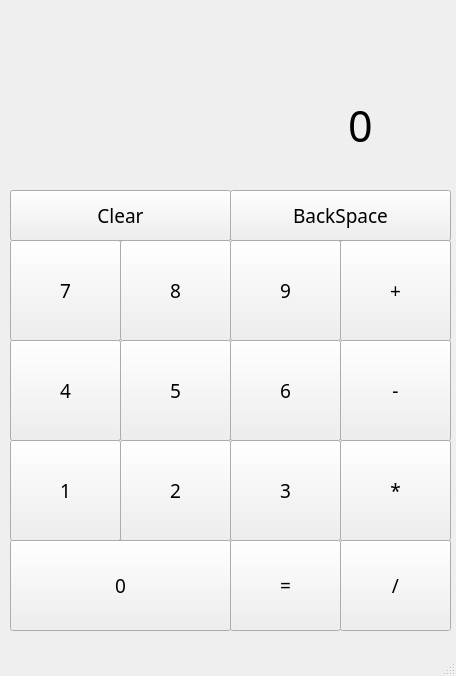
<?xml version="1.0" encoding="UTF-8"?>
<ui version="4.0">
 <class>MainWindow</class>
 <widget class="QMainWindow" name="MainWindow">
  <property name="geometry">
   <rect>
    <x>0</x>
    <y>0</y>
    <width>456</width>
    <height>676</height>
   </rect>
  </property>
  <property name="windowTitle">
   <string>MainWindow</string>
  </property>
  <widget class="QWidget" name="centralwidget">
   <widget class="QPushButton" name="button7">
    <property name="geometry">
     <rect>
      <x>10</x>
      <y>240</y>
      <width>111</width>
      <height>101</height>
     </rect>
    </property>
    <property name="font">
     <font>
      <family>Poppins</family>
      <pointsize>14</pointsize>
     </font>
    </property>
    <property name="text">
     <string>7</string>
    </property>
   </widget>
   <widget class="QPushButton" name="button4">
    <property name="geometry">
     <rect>
      <x>10</x>
      <y>340</y>
      <width>111</width>
      <height>101</height>
     </rect>
    </property>
    <property name="font">
     <font>
      <family>Poppins</family>
      <pointsize>14</pointsize>
     </font>
    </property>
    <property name="text">
     <string>4</string>
    </property>
   </widget>
   <widget class="QPushButton" name="button1">
    <property name="geometry">
     <rect>
      <x>10</x>
      <y>440</y>
      <width>111</width>
      <height>101</height>
     </rect>
    </property>
    <property name="font">
     <font>
      <family>Poppins</family>
      <pointsize>14</pointsize>
     </font>
    </property>
    <property name="text">
     <string>1</string>
    </property>
   </widget>
   <widget class="QPushButton" name="button5">
    <property name="geometry">
     <rect>
      <x>120</x>
      <y>340</y>
      <width>111</width>
      <height>101</height>
     </rect>
    </property>
    <property name="font">
     <font>
      <family>Poppins</family>
      <pointsize>14</pointsize>
     </font>
    </property>
    <property name="text">
     <string>5</string>
    </property>
   </widget>
   <widget class="QPushButton" name="button8">
    <property name="geometry">
     <rect>
      <x>120</x>
      <y>240</y>
      <width>111</width>
      <height>101</height>
     </rect>
    </property>
    <property name="font">
     <font>
      <family>Poppins</family>
      <pointsize>14</pointsize>
     </font>
    </property>
    <property name="text">
     <string>8</string>
    </property>
   </widget>
   <widget class="QPushButton" name="button2">
    <property name="geometry">
     <rect>
      <x>120</x>
      <y>440</y>
      <width>111</width>
      <height>101</height>
     </rect>
    </property>
    <property name="font">
     <font>
      <family>Poppins</family>
      <pointsize>14</pointsize>
     </font>
    </property>
    <property name="text">
     <string>2</string>
    </property>
   </widget>
   <widget class="QPushButton" name="button6">
    <property name="geometry">
     <rect>
      <x>230</x>
      <y>340</y>
      <width>111</width>
      <height>101</height>
     </rect>
    </property>
    <property name="font">
     <font>
      <family>Poppins</family>
      <pointsize>14</pointsize>
     </font>
    </property>
    <property name="text">
     <string>6</string>
    </property>
   </widget>
   <widget class="QPushButton" name="button9">
    <property name="geometry">
     <rect>
      <x>230</x>
      <y>240</y>
      <width>111</width>
      <height>101</height>
     </rect>
    </property>
    <property name="font">
     <font>
      <family>Poppins</family>
      <pointsize>14</pointsize>
     </font>
    </property>
    <property name="text">
     <string>9</string>
    </property>
   </widget>
   <widget class="QPushButton" name="button3">
    <property name="geometry">
     <rect>
      <x>230</x>
      <y>440</y>
      <width>111</width>
      <height>101</height>
     </rect>
    </property>
    <property name="font">
     <font>
      <family>Poppins</family>
      <pointsize>14</pointsize>
     </font>
    </property>
    <property name="text">
     <string>3</string>
    </property>
   </widget>
   <widget class="QPushButton" name="button0">
    <property name="geometry">
     <rect>
      <x>10</x>
      <y>540</y>
      <width>221</width>
      <height>91</height>
     </rect>
    </property>
    <property name="font">
     <font>
      <family>Poppins</family>
      <pointsize>14</pointsize>
     </font>
    </property>
    <property name="text">
     <string>0</string>
    </property>
   </widget>
   <widget class="QPushButton" name="buttonEquals">
    <property name="geometry">
     <rect>
      <x>230</x>
      <y>540</y>
      <width>111</width>
      <height>91</height>
     </rect>
    </property>
    <property name="font">
     <font>
      <family>Poppins</family>
      <pointsize>14</pointsize>
     </font>
    </property>
    <property name="text">
     <string>=</string>
    </property>
   </widget>
   <widget class="QPushButton" name="buttonAdd">
    <property name="geometry">
     <rect>
      <x>340</x>
      <y>240</y>
      <width>111</width>
      <height>101</height>
     </rect>
    </property>
    <property name="font">
     <font>
      <family>Poppins</family>
      <pointsize>14</pointsize>
     </font>
    </property>
    <property name="text">
     <string>+</string>
    </property>
   </widget>
   <widget class="QPushButton" name="buttonMinus">
    <property name="geometry">
     <rect>
      <x>340</x>
      <y>340</y>
      <width>111</width>
      <height>101</height>
     </rect>
    </property>
    <property name="font">
     <font>
      <family>Poppins</family>
      <pointsize>14</pointsize>
     </font>
    </property>
    <property name="text">
     <string>-</string>
    </property>
   </widget>
   <widget class="QPushButton" name="buttonMultiply">
    <property name="geometry">
     <rect>
      <x>340</x>
      <y>440</y>
      <width>111</width>
      <height>101</height>
     </rect>
    </property>
    <property name="font">
     <font>
      <family>Poppins</family>
      <pointsize>14</pointsize>
     </font>
    </property>
    <property name="text">
     <string>*</string>
    </property>
   </widget>
   <widget class="QPushButton" name="buttonDivide">
    <property name="geometry">
     <rect>
      <x>340</x>
      <y>540</y>
      <width>111</width>
      <height>91</height>
     </rect>
    </property>
    <property name="font">
     <font>
      <family>Poppins</family>
      <pointsize>14</pointsize>
     </font>
    </property>
    <property name="text">
     <string>/</string>
    </property>
   </widget>
   <widget class="QPushButton" name="buttonClear">
    <property name="geometry">
     <rect>
      <x>10</x>
      <y>190</y>
      <width>221</width>
      <height>51</height>
     </rect>
    </property>
    <property name="font">
     <font>
      <family>Poppins</family>
      <pointsize>14</pointsize>
     </font>
    </property>
    <property name="text">
     <string>Clear</string>
    </property>
   </widget>
   <widget class="QPushButton" name="buttonBackspace">
    <property name="geometry">
     <rect>
      <x>230</x>
      <y>190</y>
      <width>221</width>
      <height>51</height>
     </rect>
    </property>
    <property name="font">
     <font>
      <family>Poppins</family>
      <pointsize>14</pointsize>
     </font>
    </property>
    <property name="text">
     <string>BackSpace</string>
    </property>
   </widget>
   <widget class="QLabel" name="resultLabel">
    <property name="geometry">
     <rect>
      <x>270</x>
      <y>70</y>
      <width>181</width>
      <height>111</height>
     </rect>
    </property>
    <property name="font">
     <font>
      <family>Poppins</family>
      <pointsize>32</pointsize>
     </font>
    </property>
    <property name="text">
     <string>0</string>
    </property>
    <property name="alignment">
     <set>Qt::AlignCenter</set>
    </property>
   </widget>
  </widget>
  <widget class="QMenuBar" name="menubar">
   <property name="geometry">
    <rect>
     <x>0</x>
     <y>0</y>
     <width>456</width>
     <height>21</height>
    </rect>
   </property>
  </widget>
  <widget class="QStatusBar" name="statusbar"/>
 </widget>
 <resources/>
 <connections/>
</ui>
